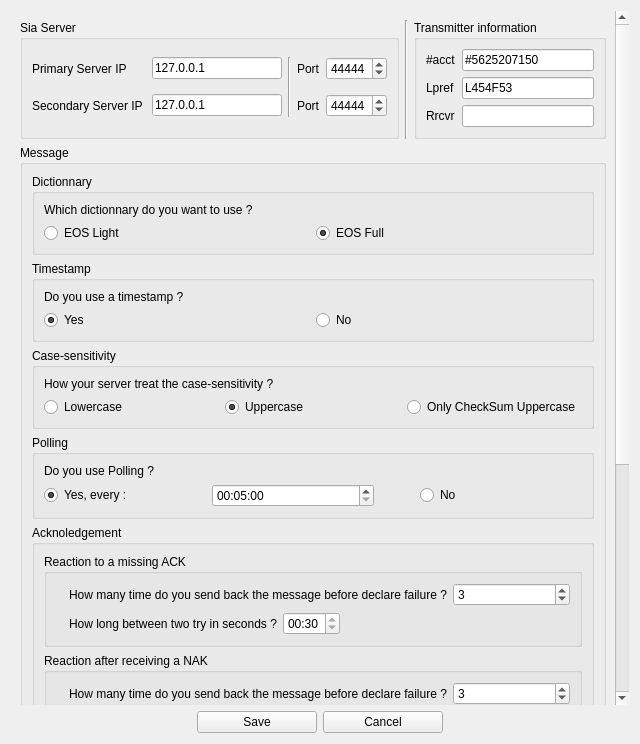
<?xml version="1.0" encoding="UTF-8"?>
<ui version="4.0">
 <class>SiaConfiguration</class>
 <widget class="QWidget" name="SiaConfiguration">
  <property name="geometry">
   <rect>
    <x>0</x>
    <y>0</y>
    <width>640</width>
    <height>744</height>
   </rect>
  </property>
  <property name="minimumSize">
   <size>
    <width>640</width>
    <height>0</height>
   </size>
  </property>
  <property name="windowTitle">
   <string>Form</string>
  </property>
  <layout class="QGridLayout" name="gridLayout_15">
   <item row="1" column="0">
    <layout class="QHBoxLayout" name="horizontalLayout_8">
     <item>
      <spacer name="horizontalSpacer_10">
       <property name="orientation">
        <enum>Qt::Horizontal</enum>
       </property>
       <property name="sizeHint" stdset="0">
        <size>
         <width>40</width>
         <height>20</height>
        </size>
       </property>
      </spacer>
     </item>
     <item>
      <widget class="QPushButton" name="pushButtonSave">
       <property name="minimumSize">
        <size>
         <width>120</width>
         <height>0</height>
        </size>
       </property>
       <property name="text">
        <string>Save</string>
       </property>
      </widget>
     </item>
     <item>
      <widget class="QPushButton" name="pushButtonCancel">
       <property name="minimumSize">
        <size>
         <width>120</width>
         <height>0</height>
        </size>
       </property>
       <property name="text">
        <string>Cancel</string>
       </property>
      </widget>
     </item>
     <item>
      <spacer name="horizontalSpacer_9">
       <property name="orientation">
        <enum>Qt::Horizontal</enum>
       </property>
       <property name="sizeHint" stdset="0">
        <size>
         <width>40</width>
         <height>20</height>
        </size>
       </property>
      </spacer>
     </item>
    </layout>
   </item>
   <item row="0" column="0">
    <widget class="QScrollArea" name="scrollArea">
     <property name="styleSheet">
      <string notr="true"/>
     </property>
     <property name="frameShape">
      <enum>QFrame::NoFrame</enum>
     </property>
     <property name="horizontalScrollBarPolicy">
      <enum>Qt::ScrollBarAlwaysOff</enum>
     </property>
     <property name="widgetResizable">
      <bool>true</bool>
     </property>
     <widget class="QWidget" name="scrollAreaWidgetContents">
      <property name="geometry">
       <rect>
        <x>0</x>
        <y>0</y>
        <width>605</width>
        <height>942</height>
       </rect>
      </property>
      <layout class="QVBoxLayout" name="verticalLayout">
       <item>
        <layout class="QHBoxLayout" name="horizontalLayout_15">
         <item>
          <widget class="QGroupBox" name="groupBox">
           <property name="title">
            <string>Sia Server</string>
           </property>
           <layout class="QGridLayout" name="gridLayout_2">
            <item row="0" column="0">
             <widget class="QLabel" name="label">
              <property name="text">
               <string>Primary Server IP</string>
              </property>
              <property name="wordWrap">
               <bool>true</bool>
              </property>
             </widget>
            </item>
            <item row="0" column="1">
             <widget class="QLineEdit" name="lineEdit_primary_server_ip">
              <property name="minimumSize">
               <size>
                <width>130</width>
                <height>0</height>
               </size>
              </property>
              <property name="text">
               <string>127.0.0.1</string>
              </property>
             </widget>
            </item>
            <item row="0" column="2" rowspan="2">
             <widget class="Line" name="line">
              <property name="orientation">
               <enum>Qt::Vertical</enum>
              </property>
             </widget>
            </item>
            <item row="0" column="3">
             <widget class="QLabel" name="label_3">
              <property name="text">
               <string>Port</string>
              </property>
             </widget>
            </item>
            <item row="0" column="4">
             <widget class="QSpinBox" name="spinBox_primary_server_port">
              <property name="maximum">
               <number>99999</number>
              </property>
              <property name="value">
               <number>44444</number>
              </property>
             </widget>
            </item>
            <item row="1" column="0">
             <widget class="QLabel" name="label_2">
              <property name="text">
               <string>Secondary Server IP </string>
              </property>
              <property name="wordWrap">
               <bool>true</bool>
              </property>
             </widget>
            </item>
            <item row="1" column="1">
             <widget class="QLineEdit" name="lineEdit_secondary_server_ip">
              <property name="minimumSize">
               <size>
                <width>130</width>
                <height>0</height>
               </size>
              </property>
              <property name="text">
               <string>127.0.0.1</string>
              </property>
             </widget>
            </item>
            <item row="1" column="3">
             <widget class="QLabel" name="label_4">
              <property name="text">
               <string>Port</string>
              </property>
             </widget>
            </item>
            <item row="1" column="4">
             <widget class="QSpinBox" name="spinBox_secondary_server_port">
              <property name="maximum">
               <number>99999</number>
              </property>
              <property name="value">
               <number>44444</number>
              </property>
             </widget>
            </item>
           </layout>
          </widget>
         </item>
         <item>
          <widget class="Line" name="line_2">
           <property name="orientation">
            <enum>Qt::Vertical</enum>
           </property>
          </widget>
         </item>
         <item>
          <widget class="QGroupBox" name="groupBox_3">
           <property name="title">
            <string>Transmitter information</string>
           </property>
           <layout class="QGridLayout" name="gridLayout_4">
            <item row="0" column="0">
             <widget class="QLabel" name="label_6">
              <property name="text">
               <string>#acct</string>
              </property>
             </widget>
            </item>
            <item row="0" column="1">
             <widget class="QLineEdit" name="lineEdit_acct">
              <property name="maximumSize">
               <size>
                <width>16777205</width>
                <height>16777215</height>
               </size>
              </property>
              <property name="text">
               <string>#5625207150</string>
              </property>
             </widget>
            </item>
            <item row="1" column="0">
             <widget class="QLabel" name="label_7">
              <property name="text">
               <string>Lpref</string>
              </property>
             </widget>
            </item>
            <item row="1" column="1">
             <widget class="QLineEdit" name="lineEdit_Lpref">
              <property name="text">
               <string>L454F53</string>
              </property>
             </widget>
            </item>
            <item row="2" column="0">
             <widget class="QLabel" name="label_8">
              <property name="text">
               <string>Rrcvr</string>
              </property>
             </widget>
            </item>
            <item row="2" column="1">
             <widget class="QLineEdit" name="lineEdit_Rrcvr"/>
            </item>
           </layout>
          </widget>
         </item>
        </layout>
       </item>
       <item>
        <widget class="QGroupBox" name="groupBox_4">
         <property name="title">
          <string>Message</string>
         </property>
         <layout class="QGridLayout" name="gridLayout_9">
          <item row="1" column="0">
           <widget class="QGroupBox" name="groupBox_5">
            <property name="title">
             <string>Timestamp</string>
            </property>
            <layout class="QGridLayout" name="gridLayout_5">
             <item row="0" column="0" colspan="2">
              <widget class="QLabel" name="label_9">
               <property name="text">
                <string>Do you use a timestamp ?</string>
               </property>
              </widget>
             </item>
             <item row="1" column="0">
              <widget class="QRadioButton" name="radioButton_timestamp_yes">
               <property name="text">
                <string>Yes</string>
               </property>
               <property name="checked">
                <bool>true</bool>
               </property>
              </widget>
             </item>
             <item row="1" column="1">
              <widget class="QRadioButton" name="radioButton_timestamp_no">
               <property name="text">
                <string>No</string>
               </property>
              </widget>
             </item>
            </layout>
           </widget>
          </item>
          <item row="0" column="0">
           <widget class="QGroupBox" name="groupBox_2">
            <property name="title">
             <string>Dictionnary</string>
            </property>
            <layout class="QGridLayout" name="gridLayout">
             <item row="0" column="0">
              <widget class="QLabel" name="label_5">
               <property name="text">
                <string>Which dictionnary do you want to use ?</string>
               </property>
              </widget>
             </item>
             <item row="1" column="0">
              <widget class="QRadioButton" name="radioButton_EOSLight">
               <property name="text">
                <string>EOS Light</string>
               </property>
              </widget>
             </item>
             <item row="1" column="1">
              <widget class="QRadioButton" name="radioButton_EOSFull">
               <property name="text">
                <string>EOS Full</string>
               </property>
               <property name="checked">
                <bool>true</bool>
               </property>
              </widget>
             </item>
            </layout>
           </widget>
          </item>
          <item row="3" column="0">
           <widget class="QGroupBox" name="groupBox_7">
            <property name="title">
             <string>Polling</string>
            </property>
            <layout class="QGridLayout" name="gridLayout_3">
             <item row="0" column="0">
              <widget class="QLabel" name="label_11">
               <property name="text">
                <string>Do you use Polling ?</string>
               </property>
              </widget>
             </item>
             <item row="1" column="0">
              <widget class="QRadioButton" name="radioButton_polling_yes">
               <property name="text">
                <string>Yes, every :</string>
               </property>
               <property name="checked">
                <bool>true</bool>
               </property>
              </widget>
             </item>
             <item row="1" column="1">
              <widget class="QTimeEdit" name="timeEdit_polling_time">
               <property name="dateTime">
                <datetime>
                 <hour>0</hour>
                 <minute>5</minute>
                 <second>0</second>
                 <year>2000</year>
                 <month>1</month>
                 <day>1</day>
                </datetime>
               </property>
               <property name="displayFormat">
                <string>HH:mm:ss</string>
               </property>
              </widget>
             </item>
             <item row="1" column="3">
              <widget class="QRadioButton" name="radioButton_polling_no">
               <property name="text">
                <string>No</string>
               </property>
              </widget>
             </item>
             <item row="1" column="2">
              <spacer name="horizontalSpacer_11">
               <property name="orientation">
                <enum>Qt::Horizontal</enum>
               </property>
               <property name="sizeType">
                <enum>QSizePolicy::Fixed</enum>
               </property>
               <property name="sizeHint" stdset="0">
                <size>
                 <width>40</width>
                 <height>20</height>
                </size>
               </property>
              </spacer>
             </item>
            </layout>
           </widget>
          </item>
          <item row="2" column="0">
           <widget class="QGroupBox" name="groupBox_6">
            <property name="title">
             <string>Case-sensitivity</string>
            </property>
            <layout class="QGridLayout" name="gridLayout_6">
             <item row="1" column="2">
              <widget class="QRadioButton" name="radioButton_casesensitive_checksum_uppercase">
               <property name="text">
                <string>Only CheckSum Uppercase</string>
               </property>
              </widget>
             </item>
             <item row="1" column="0">
              <widget class="QRadioButton" name="radioButton_casesensitive_lowercase">
               <property name="text">
                <string>Lowercase</string>
               </property>
              </widget>
             </item>
             <item row="0" column="0" colspan="3">
              <widget class="QLabel" name="label_10">
               <property name="text">
                <string>How your server treat the case-sensitivity ?</string>
               </property>
              </widget>
             </item>
             <item row="1" column="1">
              <widget class="QRadioButton" name="radioButton_casesensitive_uppercase">
               <property name="text">
                <string>Uppercase</string>
               </property>
               <property name="checked">
                <bool>true</bool>
               </property>
              </widget>
             </item>
            </layout>
           </widget>
          </item>
          <item row="4" column="0">
           <widget class="QGroupBox" name="groupBox_8">
            <property name="title">
             <string>Acknoledgement</string>
            </property>
            <layout class="QGridLayout" name="gridLayout_7">
             <item row="1" column="0">
              <widget class="QGroupBox" name="groupBox_10">
               <property name="title">
                <string>Reaction after receiving a NAK</string>
               </property>
               <layout class="QGridLayout" name="gridLayout_12">
                <item row="0" column="0">
                 <layout class="QHBoxLayout" name="horizontalLayout_4">
                  <item>
                   <spacer name="horizontalSpacer_4">
                    <property name="orientation">
                     <enum>Qt::Horizontal</enum>
                    </property>
                    <property name="sizeType">
                     <enum>QSizePolicy::Fixed</enum>
                    </property>
                    <property name="sizeHint" stdset="0">
                     <size>
                      <width>13</width>
                      <height>20</height>
                     </size>
                    </property>
                   </spacer>
                  </item>
                  <item>
                   <widget class="QLabel" name="label_17">
                    <property name="text">
                     <string>How many time do you send back the message before declare failure ?</string>
                    </property>
                   </widget>
                  </item>
                  <item>
                   <widget class="QSpinBox" name="spinBox_number_try_nak">
                    <property name="maximum">
                     <number>10</number>
                    </property>
                    <property name="value">
                     <number>3</number>
                    </property>
                   </widget>
                  </item>
                 </layout>
                </item>
                <item row="1" column="0">
                 <layout class="QHBoxLayout" name="horizontalLayout_3">
                  <item>
                   <spacer name="horizontalSpacer_3">
                    <property name="orientation">
                     <enum>Qt::Horizontal</enum>
                    </property>
                    <property name="sizeType">
                     <enum>QSizePolicy::Fixed</enum>
                    </property>
                    <property name="sizeHint" stdset="0">
                     <size>
                      <width>13</width>
                      <height>20</height>
                     </size>
                    </property>
                   </spacer>
                  </item>
                  <item>
                   <widget class="QLabel" name="label_16">
                    <property name="text">
                     <string>Do the last try contain a timestamp ?</string>
                    </property>
                   </widget>
                  </item>
                 </layout>
                </item>
                <item row="2" column="0">
                 <layout class="QHBoxLayout" name="horizontalLayout_5">
                  <item>
                   <spacer name="horizontalSpacer_5">
                    <property name="orientation">
                     <enum>Qt::Horizontal</enum>
                    </property>
                    <property name="sizeType">
                     <enum>QSizePolicy::Fixed</enum>
                    </property>
                    <property name="sizeHint" stdset="0">
                     <size>
                      <width>13</width>
                      <height>20</height>
                     </size>
                    </property>
                   </spacer>
                  </item>
                  <item>
                   <widget class="QRadioButton" name="radioButton_nak_timestamp_yes">
                    <property name="text">
                     <string>Yes</string>
                    </property>
                   </widget>
                  </item>
                  <item>
                   <widget class="QRadioButton" name="radioButton_nak_timestamp_no">
                    <property name="text">
                     <string>No</string>
                    </property>
                    <property name="checked">
                     <bool>true</bool>
                    </property>
                   </widget>
                  </item>
                 </layout>
                </item>
               </layout>
              </widget>
             </item>
             <item row="0" column="0">
              <widget class="QGroupBox" name="groupBox_9">
               <property name="title">
                <string>Reaction to a missing ACK</string>
               </property>
               <layout class="QGridLayout" name="gridLayout_11">
                <item row="0" column="0">
                 <layout class="QHBoxLayout" name="horizontalLayout_2">
                  <item>
                   <spacer name="horizontalSpacer">
                    <property name="orientation">
                     <enum>Qt::Horizontal</enum>
                    </property>
                    <property name="sizeType">
                     <enum>QSizePolicy::Fixed</enum>
                    </property>
                    <property name="sizeHint" stdset="0">
                     <size>
                      <width>13</width>
                      <height>20</height>
                     </size>
                    </property>
                   </spacer>
                  </item>
                  <item>
                   <widget class="QLabel" name="label_13">
                    <property name="text">
                     <string>How many time do you send back the message before declare failure ?</string>
                    </property>
                   </widget>
                  </item>
                  <item>
                   <widget class="QSpinBox" name="spinBox_number_try_no_ack">
                    <property name="maximum">
                     <number>10</number>
                    </property>
                    <property name="value">
                     <number>3</number>
                    </property>
                   </widget>
                  </item>
                 </layout>
                </item>
                <item row="1" column="0">
                 <layout class="QHBoxLayout" name="horizontalLayout">
                  <item>
                   <spacer name="horizontalSpacer_2">
                    <property name="orientation">
                     <enum>Qt::Horizontal</enum>
                    </property>
                    <property name="sizeType">
                     <enum>QSizePolicy::Fixed</enum>
                    </property>
                    <property name="sizeHint" stdset="0">
                     <size>
                      <width>13</width>
                      <height>20</height>
                     </size>
                    </property>
                   </spacer>
                  </item>
                  <item>
                   <widget class="QLabel" name="label_14">
                    <property name="text">
                     <string>How long between two try in seconds ?</string>
                    </property>
                   </widget>
                  </item>
                  <item>
                   <widget class="QTimeEdit" name="timeEdit_trytime_between_no_ack">
                    <property name="dateTime">
                     <datetime>
                      <hour>0</hour>
                      <minute>0</minute>
                      <second>30</second>
                      <year>2000</year>
                      <month>1</month>
                      <day>1</day>
                     </datetime>
                    </property>
                    <property name="maximumTime">
                     <time>
                      <hour>0</hour>
                      <minute>1</minute>
                      <second>0</second>
                     </time>
                    </property>
                    <property name="displayFormat">
                     <string>mm:ss</string>
                    </property>
                   </widget>
                  </item>
                  <item>
                   <spacer name="horizontalSpacer_8">
                    <property name="orientation">
                     <enum>Qt::Horizontal</enum>
                    </property>
                    <property name="sizeHint" stdset="0">
                     <size>
                      <width>40</width>
                      <height>20</height>
                     </size>
                    </property>
                   </spacer>
                  </item>
                 </layout>
                </item>
               </layout>
              </widget>
             </item>
             <item row="2" column="0">
              <widget class="QGroupBox" name="groupBox_11">
               <property name="title">
                <string>Reaction after receiving a DUH</string>
               </property>
               <layout class="QGridLayout" name="gridLayout_13">
                <item row="0" column="0">
                 <layout class="QHBoxLayout" name="horizontalLayout_7">
                  <item>
                   <spacer name="horizontalSpacer_7">
                    <property name="orientation">
                     <enum>Qt::Horizontal</enum>
                    </property>
                    <property name="sizeType">
                     <enum>QSizePolicy::Fixed</enum>
                    </property>
                    <property name="sizeHint" stdset="0">
                     <size>
                      <width>13</width>
                      <height>20</height>
                     </size>
                    </property>
                   </spacer>
                  </item>
                  <item>
                   <widget class="QLabel" name="label_19">
                    <property name="minimumSize">
                     <size>
                      <width>0</width>
                      <height>60</height>
                     </size>
                    </property>
                    <property name="text">
                     <string>We propose to send the frame as the event code unknown message (YO) with the size of the message followed by '[' + 'I' + 'type of event in string &quot;+&quot; message content above '+'] '.</string>
                    </property>
                    <property name="wordWrap">
                     <bool>true</bool>
                    </property>
                   </widget>
                  </item>
                 </layout>
                </item>
                <item row="1" column="0">
                 <layout class="QHBoxLayout" name="horizontalLayout_6">
                  <item>
                   <spacer name="horizontalSpacer_6">
                    <property name="orientation">
                     <enum>Qt::Horizontal</enum>
                    </property>
                    <property name="sizeType">
                     <enum>QSizePolicy::Fixed</enum>
                    </property>
                    <property name="sizeHint" stdset="0">
                     <size>
                      <width>13</width>
                      <height>20</height>
                     </size>
                    </property>
                   </spacer>
                  </item>
                  <item>
                   <widget class="QRadioButton" name="radioButton_DUH_answer_yes">
                    <property name="text">
                     <string>Yes</string>
                    </property>
                    <property name="checked">
                     <bool>true</bool>
                    </property>
                   </widget>
                  </item>
                  <item>
                   <widget class="QRadioButton" name="radioButton_DUH_answer_no">
                    <property name="text">
                     <string>No</string>
                    </property>
                   </widget>
                  </item>
                 </layout>
                </item>
               </layout>
              </widget>
             </item>
            </layout>
           </widget>
          </item>
         </layout>
        </widget>
       </item>
       <item>
        <widget class="QGroupBox" name="groupBox_Alarm_Spec">
         <property name="title">
          <string>Alarm specification</string>
         </property>
         <layout class="QGridLayout" name="gridLayout_10">
          <item row="0" column="1">
           <layout class="QFormLayout" name="formLayout">
            <property name="horizontalSpacing">
             <number>12</number>
            </property>
            <item row="0" column="0">
             <widget class="QLabel" name="label_25">
              <property name="text">
               <string>Alarm area precision in meters</string>
              </property>
             </widget>
            </item>
            <item row="0" column="1">
             <widget class="QSpinBox" name="spinBox_alarm_area_precision">
              <property name="alignment">
               <set>Qt::AlignCenter</set>
              </property>
              <property name="maximum">
               <number>999</number>
              </property>
             </widget>
            </item>
            <item row="1" column="0">
             <widget class="QLabel" name="label_23">
              <property name="text">
               <string>Alarm feedback timeout in seconds</string>
              </property>
             </widget>
            </item>
            <item row="1" column="1">
             <widget class="QSpinBox" name="spinBox_alarm_feedback_timeout">
              <property name="alignment">
               <set>Qt::AlignCenter</set>
              </property>
              <property name="maximum">
               <number>999</number>
              </property>
             </widget>
            </item>
            <item row="2" column="0">
             <widget class="QLabel" name="label_24">
              <property name="text">
               <string>Alarm update interval in seconds</string>
              </property>
             </widget>
            </item>
            <item row="2" column="1">
             <widget class="QSpinBox" name="spinBox_alarm_update_interval">
              <property name="alignment">
               <set>Qt::AlignCenter</set>
              </property>
              <property name="maximum">
               <number>999</number>
              </property>
             </widget>
            </item>
           </layout>
          </item>
          <item row="0" column="2">
           <spacer name="horizontalSpacer_12">
            <property name="orientation">
             <enum>Qt::Horizontal</enum>
            </property>
            <property name="sizeType">
             <enum>QSizePolicy::MinimumExpanding</enum>
            </property>
            <property name="sizeHint" stdset="0">
             <size>
              <width>40</width>
              <height>20</height>
             </size>
            </property>
           </spacer>
          </item>
          <item row="0" column="0">
           <spacer name="horizontalSpacer_13">
            <property name="orientation">
             <enum>Qt::Horizontal</enum>
            </property>
            <property name="sizeType">
             <enum>QSizePolicy::Preferred</enum>
            </property>
            <property name="sizeHint" stdset="0">
             <size>
              <width>40</width>
              <height>20</height>
             </size>
            </property>
           </spacer>
          </item>
         </layout>
        </widget>
       </item>
      </layout>
     </widget>
    </widget>
   </item>
  </layout>
 </widget>
 <resources/>
 <connections/>
</ui>
